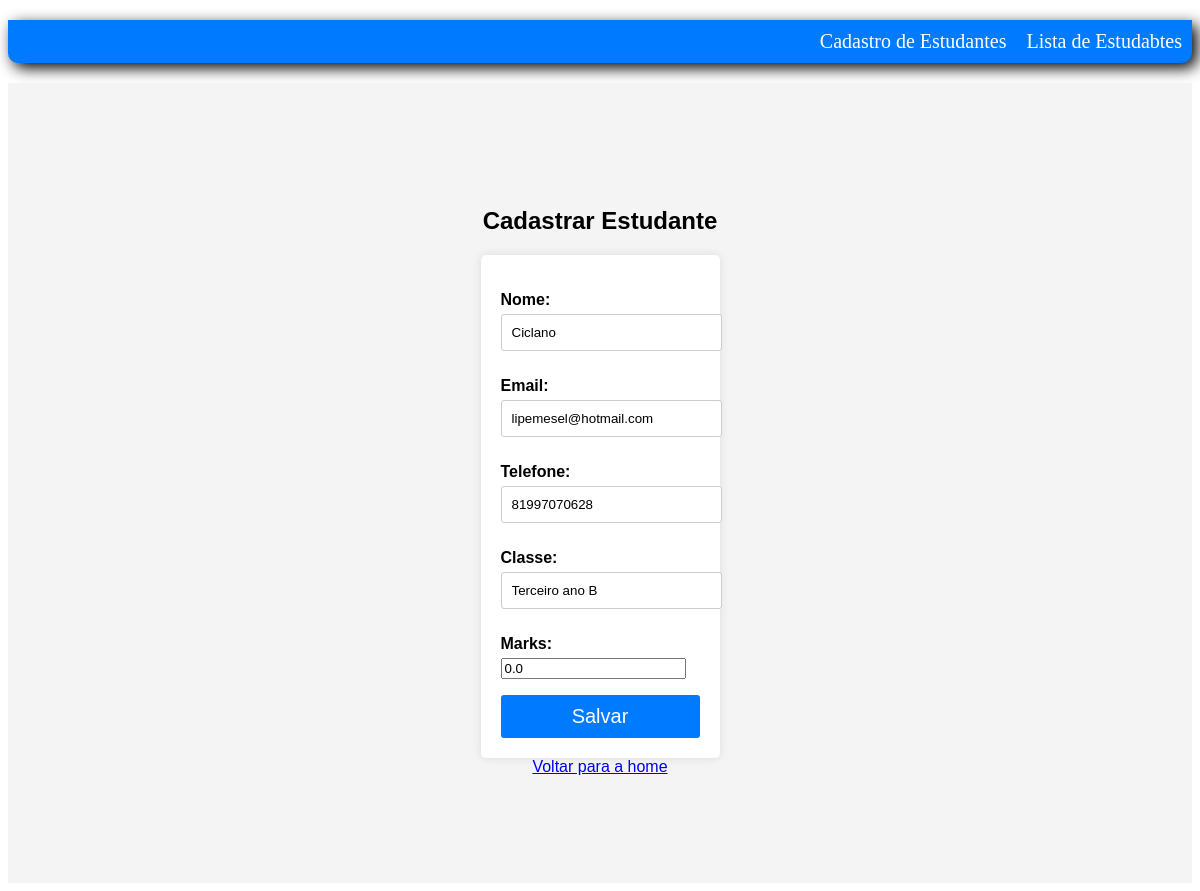
The app's page /editar_entidades/13/ with its own data.
### core/models.py (models this page shows, shortened)
class StudentModel(models.Model):
    nome = models.CharField(max_length=100)
    telefone = models.CharField(max_length=100)
    email = models.CharField(max_length=100)
    classe = models.CharField(max_length=100)
    marks = models.FloatField(default=0.0)

### core/views.py (the view)
# urls.py: path('editar_entidades/<int:entidade_id>/', views.editar_entidade, name='editar_entidade'),
def editar_entidade(request, entidade_id):
    entidade = StudentModel.objects.get(id=entidade_id)
    if request.method == 'POST':
        form = StudentModelForm(request.POST, instance=entidade)  # Passe a instância do objeto entidade para o formulário
        if form.is_valid():
            form.save()  # Salve o objeto entidade com os dados do formulário atualizados
            return redirect('home')  # Redirecione para a página de listagem de entidades
    else:
        form = StudentModelForm(instance=entidade)  # Passe a instância do objeto entidade para o formulário
    return render(request, 'cadastro_entidade.html', {'form': form})

### core/forms.py
class StudentModelForm(forms.ModelForm):
    class Meta:
        model = StudentModel
        fields = ['nome', 'email', 'telefone', 'classe', 'marks']  # Liste todos os campos que deseja incluir no formulário

### core/templates/cadastro_entidade.html (shortened to what this page needs)
<!DOCTYPE html>
{% load static %}
<html>
<head>
    <link rel="stylesheet" href="{% static 'css/styles.css' %}">
</head>
<body>
    <ul class="sidebar-nav">
        <li><a href="{% url 'cadastrar_entidade' %}">Cadastro de Estudantes</a></li>
        <li><a href="{% url 'home' %}">Lista de Estudabtes</a></li>
    </ul>
    <div class="login-form-body">
            <h1 class="login-form-h1">Cadastrar Estudante</h1>
            <form class="login-form-form" method="post">
                {{ form.as_p }}
                <button class="login-form-button" type="submit">Salvar</button>
            </form>
            <a href="{% url 'home' %}">Voltar para a home</a>
    </div>
</body>
</html>

### core/static/css/styles.css (style rules this page uses)
.login-form-body { font-family: Arial, sans-serif; background-color: #f4f4f4; margin: 0; padding: 0; display: flex; flex-direction: column; align-items: center; justify-content: center; height: 100vh; }
.login-form-h1 { font-size: 24px; margin-bottom: 20px; }
.login-form-form { background-color: #ffffff; padding: 20px; border-radius: 5px; box-shadow: 0 0 10px rgba(0, 0, 0, 0.1); }
label { display: block; margin-bottom: 5px; font-weight: bold; }
input[type="text"], input[type="password"] { width: 100%; padding: 10px; margin-bottom: 10px; border: 1px solid #ccc; border-radius: 3px; }
.login-form-button { display: block; width: 100%; padding: 10px; font-size: 20px; background-color: #007bff; color: #fff; border: none; border-radius: 3px; cursor: pointer; }
.sidebar-nav { list-style-type: none; padding: 0; color: #fff; font-size: 20px; background-color: #007bff; display: flex; justify-content: flex-end; border-radius: 0px 0px 10px 10px; -webkit-box-shadow: 5px 5px 15px 5px #000000; box-shadow: 5px 5px 15px 0px #000000; }
.sidebar-nav li { padding: 10px; }
.sidebar-nav li a { text-decoration: none; color: #fff; transition: background-color 0.3s; }

### records on screen
StudentModel: nome "Ciclano", email "lipemesel@hotmail.com", telefone "81997070628", classe "Terceiro ano B", marks "0.0"
